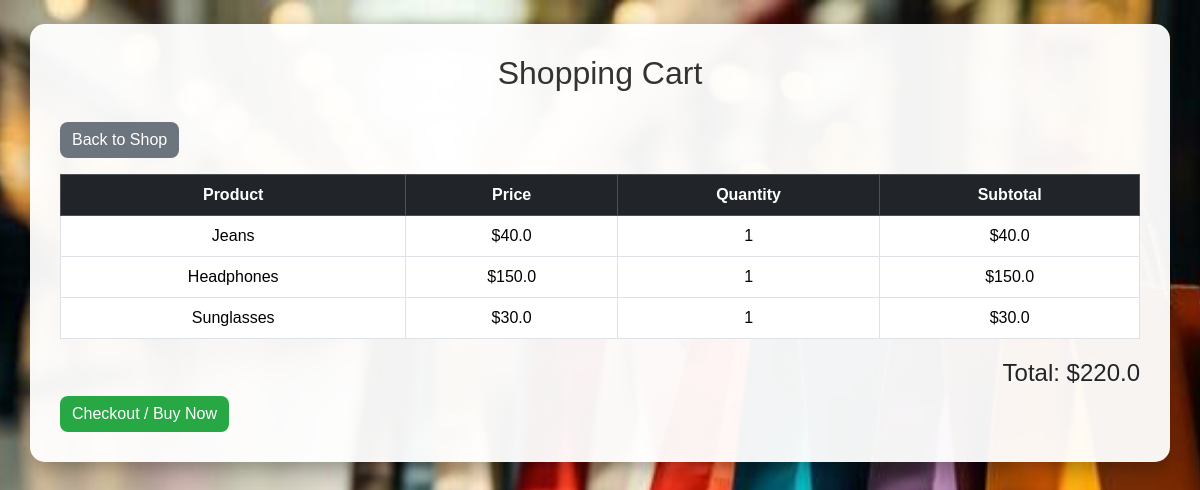
/cart (signed in), run on the app's committed database.
### app.py (models this page shows)
class CartItem(db.Model):
    id = db.Column(db.Integer, primary_key=True)
    username = db.Column(db.String(50))
    product_id = db.Column(db.Integer)
    product_name = db.Column(db.String(100))
    price = db.Column(db.Float)
    quantity = db.Column(db.Integer, default=1)

### app.py (the view)
@app.route("/cart")
def cart():
    if "user" not in session:
        flash("Please login first.", "warning")
        return redirect(url_for("login"))
    items = CartItem.query.filter_by(username=session["user"]).all()
    total = sum([item.price * item.quantity for item in items])
    return render_template("cart.html", items=items, total=total)

### templates/cart.html (shortened to what this page needs)
<!DOCTYPE html>
<html>
<head>
    <link rel="stylesheet" href="https://cdn.jsdelivr.net/npm/bootstrap@5.3.2/dist/css/bootstrap.min.css">
</head>
<body>
<div class="container mt-4">
    <h2>Shopping Cart</h2>
    <a href="{{ url_for('shop') }}" class="btn btn-secondary mb-3">Back to Shop</a>
    {% if items %}
    <table class="table table-bordered table-hover">
        <thead class="table-dark">
            <tr>
                <th>Product</th>
                <th>Price</th>
                <th>Quantity</th>
                <th>Subtotal</th>
            </tr>
        </thead>
        <tbody>
            {% for item in items %}
            <tr>
                <td>{{ item.product_name }}</td>
                <td>${{ item.price }}</td>
                <td>{{ item.quantity }}</td>
                <td>${{ item.price * item.quantity }}</td>
            </tr>
            {% endfor %}
        </tbody>
    </table>
    <h4>Total: ${{ total }}</h4>
    <a href="{{ url_for('shop') }}" class="btn btn-success">Checkout / Buy Now</a>
    {% else %}
    <p>Your cart is empty.</p>
    {% endif %}
</div>
</body>
</html>

### templates/cart.html (style rules this page uses)
body { background-image: url('static/bg.jpg'); background-size: cover; background-position: center; min-height: 100vh; margin: 0; font-family: Arial, sans-serif; }
.container { background: rgba(255, 255, 255, 0.95); padding: 30px; border-radius: 15px; margin-top: 50px; box-shadow: 0 8px 20px rgba(0,0,0,0.3); }
h2 { text-align: center; margin-bottom: 30px; color: #333; }
table th, table td { text-align: center; vertical-align: middle; }
.btn-secondary, .btn-success { border-radius: 8px; }
.btn-success { background-color: #28a745; border: none; }
.btn-secondary { background-color: #6c757d; border: none; }
h4 { text-align: right; margin-top: 20px; }

### data on the page
CartItem: product_name "Jeans", price "40.0", quantity "1", item.price*item.quantity "40.0"
CartItem: product_name "Headphones", price "150.0", quantity "1", item.price*item.quantity "150.0"
CartItem: product_name "Sunglasses", price "30.0", quantity "1", item.price*item.quantity "30.0"

### other printed values
{{ total }} "220.0"
